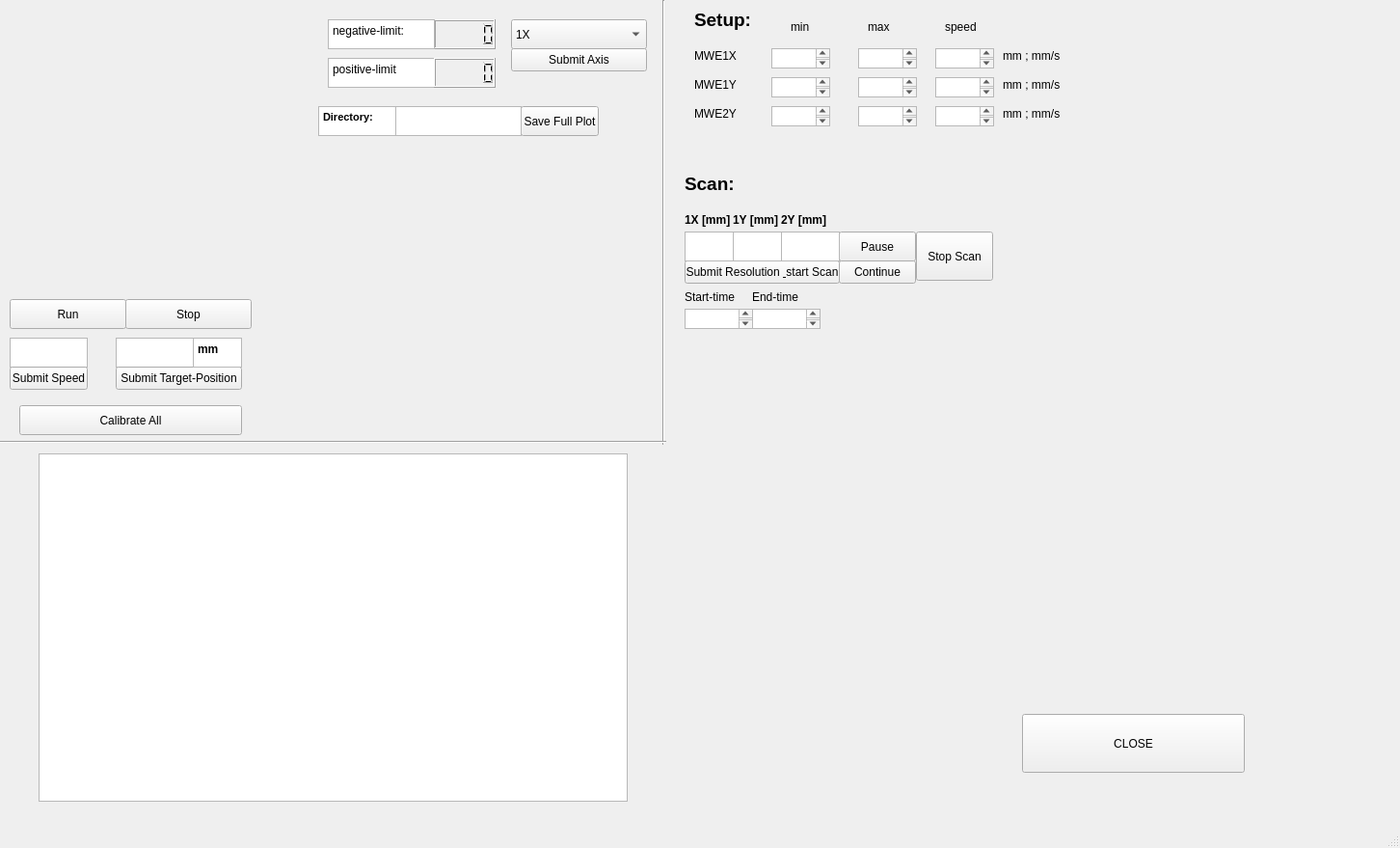
<?xml version="1.0" encoding="UTF-8"?>
<ui version="4.0">
 <class>MainWindow</class>
 <widget class="QMainWindow" name="MainWindow">
  <property name="geometry">
   <rect>
    <x>0</x>
    <y>0</y>
    <width>1452</width>
    <height>879</height>
   </rect>
  </property>
  <property name="windowTitle">
   <string>MainWindow</string>
  </property>
  <widget class="QWidget" name="centralwidget">
   <widget class="PlotWidget" name="graphWidget" native="true">
    <property name="geometry">
     <rect>
      <x>10</x>
      <y>10</y>
      <width>301</width>
      <height>271</height>
     </rect>
    </property>
   </widget>
   <widget class="QPushButton" name="RunButton">
    <property name="geometry">
     <rect>
      <x>10</x>
      <y>310</y>
      <width>121</width>
      <height>31</height>
     </rect>
    </property>
    <property name="text">
     <string>Run</string>
    </property>
   </widget>
   <widget class="QPushButton" name="StopButton">
    <property name="geometry">
     <rect>
      <x>130</x>
      <y>310</y>
      <width>131</width>
      <height>31</height>
     </rect>
    </property>
    <property name="text">
     <string>Stop</string>
    </property>
   </widget>
   <widget class="QPushButton" name="EndConnectionButton">
    <property name="geometry">
     <rect>
      <x>1060</x>
      <y>740</y>
      <width>231</width>
      <height>61</height>
     </rect>
    </property>
    <property name="styleSheet">
     <string notr="true"/>
    </property>
    <property name="text">
     <string>CLOSE</string>
    </property>
   </widget>
   <widget class="QLCDNumber" name="LeftstopDisplay">
    <property name="geometry">
     <rect>
      <x>450</x>
      <y>20</y>
      <width>64</width>
      <height>31</height>
     </rect>
    </property>
   </widget>
   <widget class="QTextEdit" name="textEdit_speed">
    <property name="geometry">
     <rect>
      <x>10</x>
      <y>350</y>
      <width>81</width>
      <height>31</height>
     </rect>
    </property>
   </widget>
   <widget class="QPushButton" name="SubmitSpeed">
    <property name="geometry">
     <rect>
      <x>10</x>
      <y>380</y>
      <width>81</width>
      <height>24</height>
     </rect>
    </property>
    <property name="text">
     <string>Submit Speed</string>
    </property>
   </widget>
   <widget class="QTextBrowser" name="textBrowser">
    <property name="geometry">
     <rect>
      <x>340</x>
      <y>20</y>
      <width>111</width>
      <height>31</height>
     </rect>
    </property>
    <property name="html">
     <string>&lt;!DOCTYPE HTML PUBLIC &quot;-//W3C//DTD HTML 4.0//EN&quot; &quot;http://www.w3.org/TR/REC-html40/strict.dtd&quot;&gt;
&lt;html&gt;&lt;head&gt;&lt;meta name=&quot;qrichtext&quot; content=&quot;1&quot; /&gt;&lt;meta charset=&quot;utf-8&quot; /&gt;&lt;style type=&quot;text/css&quot;&gt;
p, li { white-space: pre-wrap; }
hr { height: 1px; border-width: 0; }
li.unchecked::marker { content: &quot;\2610&quot;; }
li.checked::marker { content: &quot;\2612&quot;; }
&lt;/style&gt;&lt;/head&gt;&lt;body style=&quot; font-family:'Segoe UI'; font-size:9pt; font-weight:400; font-style:normal;&quot;&gt;
&lt;p style=&quot; margin-top:0px; margin-bottom:0px; margin-left:0px; margin-right:0px; -qt-block-indent:0; text-indent:0px;&quot;&gt;negative-limit: &lt;/p&gt;&lt;/body&gt;&lt;/html&gt;</string>
    </property>
   </widget>
   <widget class="QTextBrowser" name="textBrowser_2">
    <property name="geometry">
     <rect>
      <x>340</x>
      <y>60</y>
      <width>111</width>
      <height>31</height>
     </rect>
    </property>
    <property name="html">
     <string>&lt;!DOCTYPE HTML PUBLIC &quot;-//W3C//DTD HTML 4.0//EN&quot; &quot;http://www.w3.org/TR/REC-html40/strict.dtd&quot;&gt;
&lt;html&gt;&lt;head&gt;&lt;meta name=&quot;qrichtext&quot; content=&quot;1&quot; /&gt;&lt;meta charset=&quot;utf-8&quot; /&gt;&lt;style type=&quot;text/css&quot;&gt;
p, li { white-space: pre-wrap; }
hr { height: 1px; border-width: 0; }
li.unchecked::marker { content: &quot;\2610&quot;; }
li.checked::marker { content: &quot;\2612&quot;; }
&lt;/style&gt;&lt;/head&gt;&lt;body style=&quot; font-family:'Segoe UI'; font-size:9pt; font-weight:400; font-style:normal;&quot;&gt;
&lt;p style=&quot; margin-top:0px; margin-bottom:0px; margin-left:0px; margin-right:0px; -qt-block-indent:0; text-indent:0px;&quot;&gt;positive-limit&lt;/p&gt;&lt;/body&gt;&lt;/html&gt;</string>
    </property>
   </widget>
   <widget class="QLCDNumber" name="RightstopDisplay">
    <property name="geometry">
     <rect>
      <x>450</x>
      <y>60</y>
      <width>64</width>
      <height>31</height>
     </rect>
    </property>
   </widget>
   <widget class="QTextEdit" name="textEdit_position">
    <property name="geometry">
     <rect>
      <x>120</x>
      <y>350</y>
      <width>81</width>
      <height>31</height>
     </rect>
    </property>
    <property name="html">
     <string>&lt;!DOCTYPE HTML PUBLIC &quot;-//W3C//DTD HTML 4.0//EN&quot; &quot;http://www.w3.org/TR/REC-html40/strict.dtd&quot;&gt;
&lt;html&gt;&lt;head&gt;&lt;meta name=&quot;qrichtext&quot; content=&quot;1&quot; /&gt;&lt;meta charset=&quot;utf-8&quot; /&gt;&lt;style type=&quot;text/css&quot;&gt;
p, li { white-space: pre-wrap; }
hr { height: 1px; border-width: 0; }
li.unchecked::marker { content: &quot;\2610&quot;; }
li.checked::marker { content: &quot;\2612&quot;; }
&lt;/style&gt;&lt;/head&gt;&lt;body style=&quot; font-family:'Segoe UI'; font-size:9pt; font-weight:400; font-style:normal;&quot;&gt;
&lt;p style=&quot;-qt-paragraph-type:empty; margin-top:0px; margin-bottom:0px; margin-left:0px; margin-right:0px; -qt-block-indent:0; text-indent:0px;&quot;&gt;&lt;br /&gt;&lt;/p&gt;&lt;/body&gt;&lt;/html&gt;</string>
    </property>
   </widget>
   <widget class="QPushButton" name="SubmitTargetposition">
    <property name="geometry">
     <rect>
      <x>120</x>
      <y>380</y>
      <width>131</width>
      <height>24</height>
     </rect>
    </property>
    <property name="text">
     <string>Submit Target-Position</string>
    </property>
   </widget>
   <widget class="QTextEdit" name="textEdit_position_2">
    <property name="geometry">
     <rect>
      <x>200</x>
      <y>350</y>
      <width>51</width>
      <height>31</height>
     </rect>
    </property>
    <property name="html">
     <string>&lt;!DOCTYPE HTML PUBLIC &quot;-//W3C//DTD HTML 4.0//EN&quot; &quot;http://www.w3.org/TR/REC-html40/strict.dtd&quot;&gt;
&lt;html&gt;&lt;head&gt;&lt;meta name=&quot;qrichtext&quot; content=&quot;1&quot; /&gt;&lt;meta charset=&quot;utf-8&quot; /&gt;&lt;style type=&quot;text/css&quot;&gt;
p, li { white-space: pre-wrap; }
hr { height: 1px; border-width: 0; }
li.unchecked::marker { content: &quot;\2610&quot;; }
li.checked::marker { content: &quot;\2612&quot;; }
&lt;/style&gt;&lt;/head&gt;&lt;body style=&quot; font-family:'Segoe UI'; font-size:9pt; font-weight:400; font-style:normal;&quot;&gt;
&lt;p style=&quot; margin-top:0px; margin-bottom:0px; margin-left:0px; margin-right:0px; -qt-block-indent:0; text-indent:0px;&quot;&gt;&lt;span style=&quot; font-weight:700;&quot;&gt;mm&lt;/span&gt;&lt;/p&gt;&lt;/body&gt;&lt;/html&gt;</string>
    </property>
   </widget>
   <widget class="QTextBrowser" name="MessageBox">
    <property name="geometry">
     <rect>
      <x>40</x>
      <y>470</y>
      <width>611</width>
      <height>361</height>
     </rect>
    </property>
   </widget>
   <widget class="QPushButton" name="SavePlotButton">
    <property name="geometry">
     <rect>
      <x>540</x>
      <y>110</y>
      <width>81</width>
      <height>31</height>
     </rect>
    </property>
    <property name="text">
     <string>Save Full Plot</string>
    </property>
   </widget>
   <widget class="QTextBrowser" name="MessageBox_3">
    <property name="geometry">
     <rect>
      <x>330</x>
      <y>110</y>
      <width>81</width>
      <height>31</height>
     </rect>
    </property>
    <property name="html">
     <string>&lt;!DOCTYPE HTML PUBLIC &quot;-//W3C//DTD HTML 4.0//EN&quot; &quot;http://www.w3.org/TR/REC-html40/strict.dtd&quot;&gt;
&lt;html&gt;&lt;head&gt;&lt;meta name=&quot;qrichtext&quot; content=&quot;1&quot; /&gt;&lt;meta charset=&quot;utf-8&quot; /&gt;&lt;style type=&quot;text/css&quot;&gt;
p, li { white-space: pre-wrap; }
hr { height: 1px; border-width: 0; }
li.unchecked::marker { content: &quot;\2610&quot;; }
li.checked::marker { content: &quot;\2612&quot;; }
&lt;/style&gt;&lt;/head&gt;&lt;body style=&quot; font-family:'Segoe UI'; font-size:9pt; font-weight:400; font-style:normal;&quot;&gt;
&lt;p style=&quot; margin-top:0px; margin-bottom:0px; margin-left:0px; margin-right:0px; -qt-block-indent:0; text-indent:0px;&quot;&gt;&lt;span style=&quot; font-size:8pt; font-weight:700;&quot;&gt;Directory:&lt;/span&gt;&lt;/p&gt;&lt;/body&gt;&lt;/html&gt;</string>
    </property>
   </widget>
   <widget class="QTextEdit" name="textEdit_Directory">
    <property name="geometry">
     <rect>
      <x>410</x>
      <y>110</y>
      <width>131</width>
      <height>31</height>
     </rect>
    </property>
    <property name="html">
     <string>&lt;!DOCTYPE HTML PUBLIC &quot;-//W3C//DTD HTML 4.0//EN&quot; &quot;http://www.w3.org/TR/REC-html40/strict.dtd&quot;&gt;
&lt;html&gt;&lt;head&gt;&lt;meta name=&quot;qrichtext&quot; content=&quot;1&quot; /&gt;&lt;meta charset=&quot;utf-8&quot; /&gt;&lt;style type=&quot;text/css&quot;&gt;
p, li { white-space: pre-wrap; }
hr { height: 1px; border-width: 0; }
li.unchecked::marker { content: &quot;\2610&quot;; }
li.checked::marker { content: &quot;\2612&quot;; }
&lt;/style&gt;&lt;/head&gt;&lt;body style=&quot; font-family:'Segoe UI'; font-size:9pt; font-weight:400; font-style:normal;&quot;&gt;
&lt;p style=&quot;-qt-paragraph-type:empty; margin-top:0px; margin-bottom:0px; margin-left:0px; margin-right:0px; -qt-block-indent:0; text-indent:0px;&quot;&gt;&lt;br /&gt;&lt;/p&gt;&lt;/body&gt;&lt;/html&gt;</string>
    </property>
   </widget>
   <widget class="QComboBox" name="AxisBox">
    <property name="geometry">
     <rect>
      <x>530</x>
      <y>20</y>
      <width>141</width>
      <height>31</height>
     </rect>
    </property>
    <item>
     <property name="text">
      <string>1X</string>
     </property>
    </item>
    <item>
     <property name="text">
      <string>1Y</string>
     </property>
    </item>
    <item>
     <property name="text">
      <string>2Y</string>
     </property>
    </item>
    <item>
     <property name="text">
      <string/>
     </property>
    </item>
   </widget>
   <widget class="QPushButton" name="SubmitAxis">
    <property name="geometry">
     <rect>
      <x>530</x>
      <y>50</y>
      <width>141</width>
      <height>24</height>
     </rect>
    </property>
    <property name="text">
     <string>Submit Axis</string>
    </property>
   </widget>
   <widget class="QPushButton" name="ScanButton">
    <property name="geometry">
     <rect>
      <x>710</x>
      <y>270</y>
      <width>161</width>
      <height>24</height>
     </rect>
    </property>
    <property name="text">
     <string>Submit Resolution &amp; start Scan</string>
    </property>
   </widget>
   <widget class="QTextEdit" name="textEdit_Resolution_x">
    <property name="geometry">
     <rect>
      <x>710</x>
      <y>240</y>
      <width>51</width>
      <height>31</height>
     </rect>
    </property>
   </widget>
   <widget class="QPushButton" name="PauseScanButton">
    <property name="geometry">
     <rect>
      <x>870</x>
      <y>240</y>
      <width>80</width>
      <height>31</height>
     </rect>
    </property>
    <property name="text">
     <string>Pause</string>
    </property>
   </widget>
   <widget class="QPushButton" name="ContinueScanButton">
    <property name="geometry">
     <rect>
      <x>870</x>
      <y>270</y>
      <width>80</width>
      <height>24</height>
     </rect>
    </property>
    <property name="text">
     <string>Continue</string>
    </property>
   </widget>
   <widget class="QTextEdit" name="textEdit_Resolution_y">
    <property name="geometry">
     <rect>
      <x>760</x>
      <y>240</y>
      <width>51</width>
      <height>31</height>
     </rect>
    </property>
   </widget>
   <widget class="QTextEdit" name="textEdit_Resolution_z">
    <property name="geometry">
     <rect>
      <x>810</x>
      <y>240</y>
      <width>61</width>
      <height>31</height>
     </rect>
    </property>
   </widget>
   <widget class="QLabel" name="label">
    <property name="geometry">
     <rect>
      <x>710</x>
      <y>220</y>
      <width>49</width>
      <height>16</height>
     </rect>
    </property>
    <property name="text">
     <string>&lt;html&gt;&lt;head/&gt;&lt;body&gt;&lt;p&gt;&lt;span style=&quot; font-weight:700;&quot;&gt;1X [mm]&lt;/span&gt;&lt;/p&gt;&lt;/body&gt;&lt;/html&gt;</string>
    </property>
   </widget>
   <widget class="QLabel" name="label_2">
    <property name="geometry">
     <rect>
      <x>760</x>
      <y>220</y>
      <width>49</width>
      <height>16</height>
     </rect>
    </property>
    <property name="text">
     <string>&lt;html&gt;&lt;head/&gt;&lt;body&gt;&lt;p&gt;&lt;span style=&quot; font-weight:700;&quot;&gt;1Y [mm]&lt;/span&gt;&lt;/p&gt;&lt;/body&gt;&lt;/html&gt;</string>
    </property>
   </widget>
   <widget class="QLabel" name="label_3">
    <property name="geometry">
     <rect>
      <x>810</x>
      <y>220</y>
      <width>71</width>
      <height>16</height>
     </rect>
    </property>
    <property name="text">
     <string>&lt;html&gt;&lt;head/&gt;&lt;body&gt;&lt;p&gt;&lt;span style=&quot; font-weight:700;&quot;&gt; 2Y [mm]&lt;/span&gt;&lt;/p&gt;&lt;/body&gt;&lt;/html&gt;</string>
    </property>
   </widget>
   <widget class="QPushButton" name="CalibrateButton">
    <property name="geometry">
     <rect>
      <x>20</x>
      <y>420</y>
      <width>231</width>
      <height>31</height>
     </rect>
    </property>
    <property name="styleSheet">
     <string notr="true"/>
    </property>
    <property name="text">
     <string>Calibrate All</string>
    </property>
   </widget>
   <widget class="QPushButton" name="StopScanButton">
    <property name="geometry">
     <rect>
      <x>950</x>
      <y>240</y>
      <width>80</width>
      <height>51</height>
     </rect>
    </property>
    <property name="text">
     <string>Stop Scan</string>
    </property>
   </widget>
   <widget class="PlotWidget" name="graphWidget_2" native="true">
    <property name="geometry">
     <rect>
      <x>700</x>
      <y>350</y>
      <width>361</width>
      <height>311</height>
     </rect>
    </property>
   </widget>
   <widget class="QLabel" name="label_4">
    <property name="geometry">
     <rect>
      <x>720</x>
      <y>0</y>
      <width>81</width>
      <height>41</height>
     </rect>
    </property>
    <property name="text">
     <string>&lt;html&gt;&lt;head/&gt;&lt;body&gt;&lt;p&gt;&lt;span style=&quot; font-size:14pt; font-weight:700;&quot;&gt;Setup:&lt;/span&gt;&lt;/p&gt;&lt;/body&gt;&lt;/html&gt;</string>
    </property>
   </widget>
   <widget class="QLabel" name="label_5">
    <property name="geometry">
     <rect>
      <x>820</x>
      <y>20</y>
      <width>49</width>
      <height>16</height>
     </rect>
    </property>
    <property name="text">
     <string>min</string>
    </property>
   </widget>
   <widget class="QLabel" name="label_6">
    <property name="geometry">
     <rect>
      <x>900</x>
      <y>20</y>
      <width>49</width>
      <height>16</height>
     </rect>
    </property>
    <property name="text">
     <string>max</string>
    </property>
   </widget>
   <widget class="QLabel" name="label_7">
    <property name="geometry">
     <rect>
      <x>980</x>
      <y>20</y>
      <width>49</width>
      <height>16</height>
     </rect>
    </property>
    <property name="text">
     <string>speed</string>
    </property>
   </widget>
   <widget class="QLabel" name="label_8">
    <property name="geometry">
     <rect>
      <x>720</x>
      <y>50</y>
      <width>49</width>
      <height>16</height>
     </rect>
    </property>
    <property name="text">
     <string>MWE1X</string>
    </property>
   </widget>
   <widget class="QLabel" name="label_9">
    <property name="geometry">
     <rect>
      <x>720</x>
      <y>80</y>
      <width>49</width>
      <height>16</height>
     </rect>
    </property>
    <property name="text">
     <string>MWE1Y</string>
    </property>
   </widget>
   <widget class="QLabel" name="label_10">
    <property name="geometry">
     <rect>
      <x>720</x>
      <y>110</y>
      <width>49</width>
      <height>16</height>
     </rect>
    </property>
    <property name="text">
     <string>MWE2Y</string>
    </property>
   </widget>
   <widget class="QTextEdit" name="textEdit_MWE1X_MIN">
    <property name="geometry">
     <rect>
      <x>800</x>
      <y>50</y>
      <width>61</width>
      <height>21</height>
     </rect>
    </property>
   </widget>
   <widget class="QTextEdit" name="textEdit_MWE1X_MAX">
    <property name="geometry">
     <rect>
      <x>890</x>
      <y>50</y>
      <width>61</width>
      <height>21</height>
     </rect>
    </property>
   </widget>
   <widget class="QTextEdit" name="textEdit_MWE1X_SPEED">
    <property name="geometry">
     <rect>
      <x>970</x>
      <y>50</y>
      <width>61</width>
      <height>21</height>
     </rect>
    </property>
   </widget>
   <widget class="QTextEdit" name="textEdit_MWE1Y_MIN">
    <property name="geometry">
     <rect>
      <x>800</x>
      <y>80</y>
      <width>61</width>
      <height>21</height>
     </rect>
    </property>
   </widget>
   <widget class="QTextEdit" name="textEdit_MWE1Y_MAX">
    <property name="geometry">
     <rect>
      <x>890</x>
      <y>80</y>
      <width>61</width>
      <height>21</height>
     </rect>
    </property>
   </widget>
   <widget class="QTextEdit" name="textEdit_MWE1Y_SPEED">
    <property name="geometry">
     <rect>
      <x>970</x>
      <y>80</y>
      <width>61</width>
      <height>21</height>
     </rect>
    </property>
   </widget>
   <widget class="QTextEdit" name="textEdit_MWE2Y_MIN">
    <property name="geometry">
     <rect>
      <x>800</x>
      <y>110</y>
      <width>61</width>
      <height>21</height>
     </rect>
    </property>
   </widget>
   <widget class="QTextEdit" name="textEdit_MWE2Y_MAX">
    <property name="geometry">
     <rect>
      <x>890</x>
      <y>110</y>
      <width>61</width>
      <height>21</height>
     </rect>
    </property>
   </widget>
   <widget class="QTextEdit" name="textEdit_MWE2Y_SPEED">
    <property name="geometry">
     <rect>
      <x>970</x>
      <y>110</y>
      <width>61</width>
      <height>21</height>
     </rect>
    </property>
   </widget>
   <widget class="QLabel" name="label_11">
    <property name="geometry">
     <rect>
      <x>1040</x>
      <y>50</y>
      <width>61</width>
      <height>16</height>
     </rect>
    </property>
    <property name="text">
     <string>mm ; mm/s</string>
    </property>
   </widget>
   <widget class="QLabel" name="label_12">
    <property name="geometry">
     <rect>
      <x>1040</x>
      <y>80</y>
      <width>61</width>
      <height>16</height>
     </rect>
    </property>
    <property name="text">
     <string>mm ; mm/s</string>
    </property>
   </widget>
   <widget class="QLabel" name="label_13">
    <property name="geometry">
     <rect>
      <x>1040</x>
      <y>110</y>
      <width>71</width>
      <height>16</height>
     </rect>
    </property>
    <property name="text">
     <string>mm ; mm/s</string>
    </property>
   </widget>
   <widget class="QTextBrowser" name="MessageBox__StartTime">
    <property name="geometry">
     <rect>
      <x>710</x>
      <y>320</y>
      <width>71</width>
      <height>21</height>
     </rect>
    </property>
   </widget>
   <widget class="QLabel" name="label_14">
    <property name="geometry">
     <rect>
      <x>710</x>
      <y>300</y>
      <width>71</width>
      <height>16</height>
     </rect>
    </property>
    <property name="text">
     <string>Start-time</string>
    </property>
   </widget>
   <widget class="QLabel" name="label_15">
    <property name="geometry">
     <rect>
      <x>780</x>
      <y>300</y>
      <width>71</width>
      <height>16</height>
     </rect>
    </property>
    <property name="text">
     <string>End-time</string>
    </property>
   </widget>
   <widget class="QTextBrowser" name="MessageBox_EndTime">
    <property name="geometry">
     <rect>
      <x>780</x>
      <y>320</y>
      <width>71</width>
      <height>21</height>
     </rect>
    </property>
   </widget>
   <widget class="Line" name="line">
    <property name="geometry">
     <rect>
      <x>680</x>
      <y>0</y>
      <width>16</width>
      <height>461</height>
     </rect>
    </property>
    <property name="orientation">
     <enum>Qt::Vertical</enum>
    </property>
   </widget>
   <widget class="Line" name="line_2">
    <property name="geometry">
     <rect>
      <x>0</x>
      <y>450</y>
      <width>691</width>
      <height>16</height>
     </rect>
    </property>
    <property name="orientation">
     <enum>Qt::Horizontal</enum>
    </property>
   </widget>
   <widget class="QLabel" name="label_16">
    <property name="geometry">
     <rect>
      <x>710</x>
      <y>170</y>
      <width>81</width>
      <height>41</height>
     </rect>
    </property>
    <property name="text">
     <string>&lt;html&gt;&lt;head/&gt;&lt;body&gt;&lt;p&gt;&lt;span style=&quot; font-size:14pt; font-weight:700;&quot;&gt;Scan:&lt;/span&gt;&lt;/p&gt;&lt;/body&gt;&lt;/html&gt;</string>
    </property>
   </widget>
   <widget class="PlotWidget" name="graphWidget_3" native="true">
    <property name="geometry">
     <rect>
      <x>1050</x>
      <y>350</y>
      <width>341</width>
      <height>311</height>
     </rect>
    </property>
   </widget>
  </widget>
  <widget class="QMenuBar" name="menubar">
   <property name="geometry">
    <rect>
     <x>0</x>
     <y>0</y>
     <width>1452</width>
     <height>21</height>
    </rect>
   </property>
  </widget>
  <widget class="QStatusBar" name="statusbar"/>
  <action name="actionFile">
   <property name="text">
    <string>Do Something</string>
   </property>
  </action>
 </widget>
 <customwidgets>
  <customwidget>
   <class>PlotWidget</class>
   <extends>QWidget</extends>
   <header location="global">pyqtgraph</header>
   <container>1</container>
  </customwidget>
 </customwidgets>
 <resources/>
 <connections/>
</ui>
